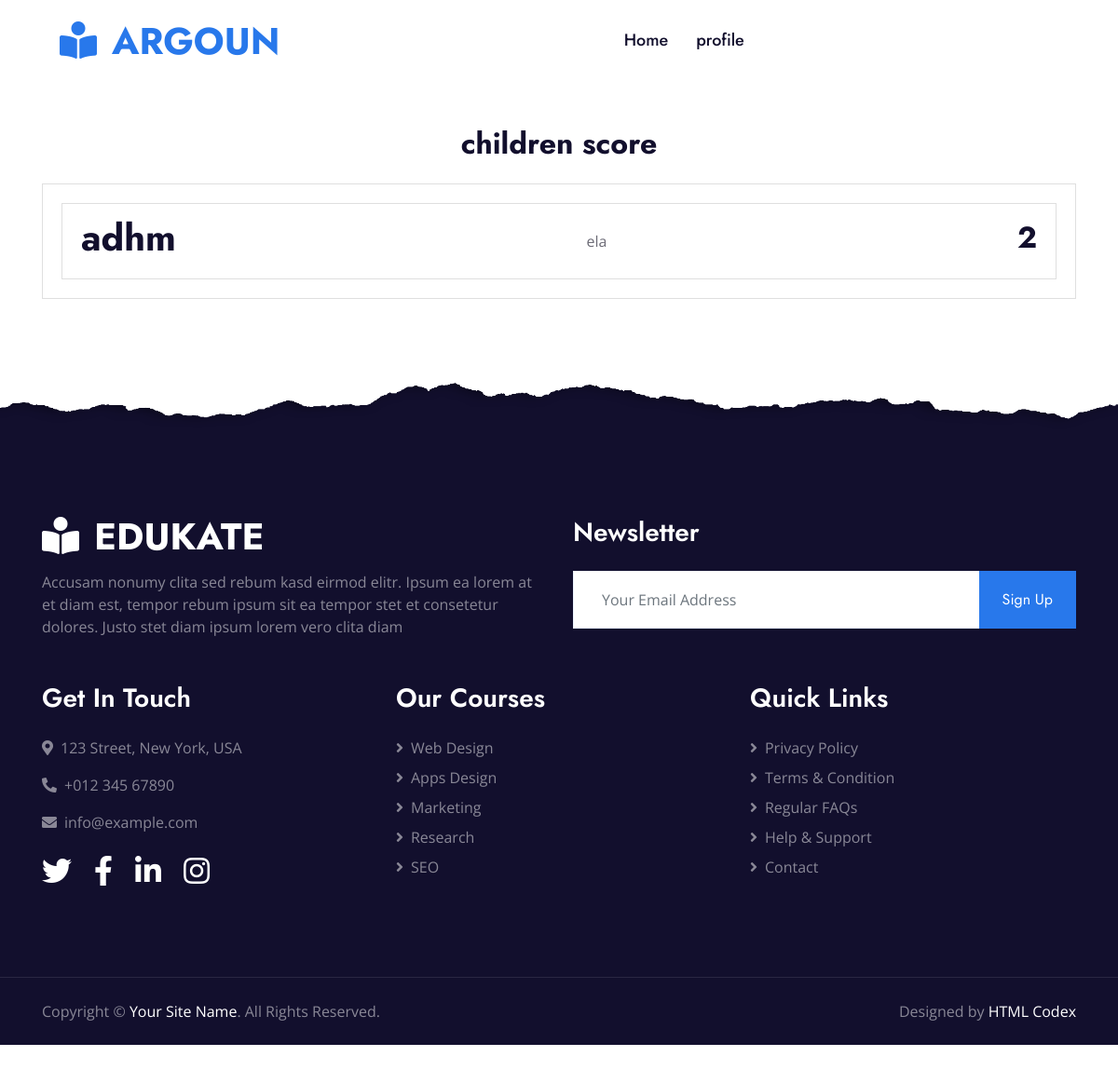
The app's page /result (signed in) with its own data.
### main.py (models this page shows)
    class QuizResult(db.Model):
        id = db.Column(db.Integer, primary_key=True)
        user_id = db.Column(db.Integer, nullable=False)
        name=db.Column(db.Integer, nullable=False)
        course_name = db.Column(db.String(255), nullable=False)
        parent_name=db.Column(db.String(255), nullable=False)
        score = db.Column(db.Integer, nullable=False)

### main.py (the view)
@app.route("/result", methods=["POST", "GET"])
def result():
    user_id = session.get('user_id')
    user_name = session.get('user_name')
    result = QuizResult.query.all()
    children_score = []
    for mark in result:
        if mark.name==user_name:
            children_score.append(mark)
    return render_template("result.html", children_score=children_score)

### templates/result.html (shortened to what this page needs)
<!DOCTYPE html>
<html lang="en">
<head>
    <link href="https://cdnjs.cloudflare.com/ajax/libs/font-awesome/5.10.0/css/all.min.css" rel="stylesheet">
    <link href="lib/owlcarousel/assets/owl.carousel.min.css" rel="stylesheet">
    <link href="../static/css/style.css" rel="stylesheet">
</head>
<body>
    <div class="container-fluid p-0">
        <nav class="navbar navbar-expand-lg bg-white navbar-light py-3 py-lg-0 px-lg-5">
            <a href="/" class="navbar-brand ml-lg-3">
                <h1 class="m-0 text-uppercase text-primary"><i class="fa fa-book-reader mr-3"></i>Argoun</h1>
            </a>
            <div class="collapse navbar-collapse justify-content-between px-lg-3" id="navbarCollapse">
                <div class="navbar-nav mx-auto py-0">
                    <a href="/" class="nav-item nav-link">Home</a>
                    <a href="/child_pro" class="nav-item nav-link">profile</a>
        </nav>
    </div>
<section id="admin-dashboard" class="py-5">
    <div class="container">
    <h2 class="text-center mb-4">children score </h2>
    <div class="card">
        <div class="card-body">
            <ul class="list-group">
                {% for score in children_score %}
                 <li class="list-group-item d-flex justify-content-between align-items-center">
                     <h1>{{score.name}}</h1>
                     <p2>{{score.course_name}}</p2>
                     <h2>{{score.score}}</h2>
                    </li>
                {% endfor %}
            </ul>
        </div>
    </div>
</div>
    <div class="container-fluid position-relative overlay-top bg-dark text-white-50 py-5" style="margin-top: 90px;">
        <div class="container mt-5 pt-5">
            <div class="row">
                <div class="col-md-6 mb-5">
                    <a href="index.html" class="navbar-brand">
                        <h1 class="mt-n2 text-uppercase text-white"><i class="fa fa-book-reader mr-3"></i>Edukate</h1>
                    </a>
                    <p class="m-0">Accusam nonumy clita sed rebum kasd eirmod elitr. Ipsum ea lorem at et diam est, tempor rebum ipsum sit ea tempor stet et consetetur dolores. Justo stet diam ipsum lorem vero clita diam</p>
                </div>
                <div class="col-md-6 mb-5">
                    <h3 class="text-white mb-4">Newsletter</h3>
                    <div class="w-100">
                        <div class="input-group">
                            <input type="text" class="form-control border-light" style="padding: 30px;" placeholder="Your Email Address">
                            <div class="input-group-append">
                                <button class="btn btn-primary px-4">Sign Up</button>
                            </div>
                        </div>
                    </div>
                </div>
            </div>
            <div class="row">
                <div class="col-md-4 mb-5">
                    <h3 class="text-white mb-4">Get In Touch</h3>
                    <p><i class="fa fa-map-marker-alt mr-2"></i>123 Street, New York, USA</p>
                    <p><i class="fa fa-phone-alt mr-2"></i>+012 345 67890</p>
                    <p><i class="fa fa-envelope mr-2"></i>info@example.com</p>
                    <div class="d-flex justify-content-start mt-4">
                        <a class="text-white mr-4" href="#"><i class="fab fa-2x fa-twitter"></i></a>
                        <a class="text-white mr-4" href="#"><i class="fab fa-2x fa-facebook-f"></i></a>
                        <a class="text-white mr-4" href="#"><i class="fab fa-2x fa-linkedin-in"></i></a>
                        <a class="text-white" href="#"><i class="fab fa-2x fa-instagram"></i></a>
                    </div>
                </div>
                <div class="col-md-4 mb-5">
                    <h3 class="text-white mb-4">Our Courses</h3>
                    <div class="d-flex flex-column justify-content-start">
                        <a class="text-white-50 mb-2" href="#"><i class="fa fa-angle-right mr-2"></i>Web Design</a>
                        <a class="text-white-50 mb-2" href="#"><i class="fa fa-angle-right mr-2"></i>Apps Design</a>
                        <a class="text-white-50 mb-2" href="#"><i class="fa fa-angle-right mr-2"></i>Marketing</a>
                        <a class="text-white-50 mb-2" href="#"><i class="fa fa-angle-right mr-2"></i>Research</a>
                        <a class="text-white-50" href="#"><i class="fa fa-angle-right mr-2"></i>SEO</a>
                    </div>
                </div>
                <div class="col-md-4 mb-5">
                    <h3 class="text-white mb-4">Quick Links</h3>
                    <div class="d-flex flex-column justify-content-start">
                        <a class="text-white-50 mb-2" href="#"><i class="fa fa-angle-right mr-2"></i>Privacy Policy</a>
                        <a class="text-white-50 mb-2" href="#"><i class="fa fa-angle-right mr-2"></i>Terms & Condition</a>
                        <a class="text-white-50 mb-2" href="#"><i class="fa fa-angle-right mr-2"></i>Regular FAQs</a>
                        <a class="text-white-50 mb-2" href="#"><i class="fa fa-angle-right mr-2"></i>Help & Support</a>
                        <a class="text-white-50" href="#"><i class="fa fa-angle-right mr-2"></i>Contact</a>
                    </div>
                </div>
            </div>
        </div>
    </div>
    <div class="container-fluid bg-dark text-white-50 border-top py-4" style="border-color: rgba(256, 256, 256, .1) !important;">
        <div class="container">
            <div class="row">
                <div class="col-md-6 text-center text-md-left mb-3 mb-md-0">
                    <p class="m-0">Copyright &copy; <a class="text-white" href="#">Your Site Name</a>. All Rights Reserved.
                    </p>
                </div>
                <div class="col-md-6 text-center text-md-right">
                    <p class="m-0">Designed by <a class="text-white" href="https://htmlcodex.com">HTML Codex</a>
                    </p>
                </div>
            </div>
        </div>
    </div>
</body>
</html>

### records on screen
QuizResult: name "adhm", course_name "ela", score "2"
